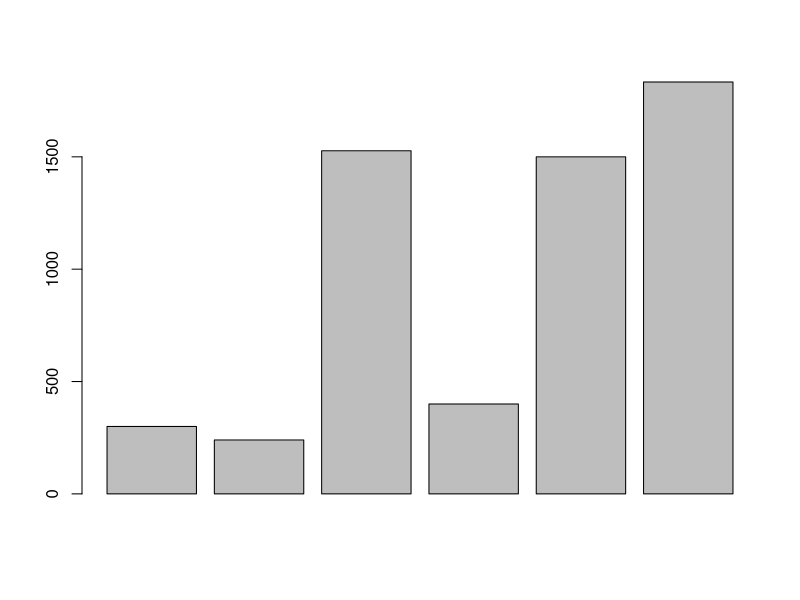
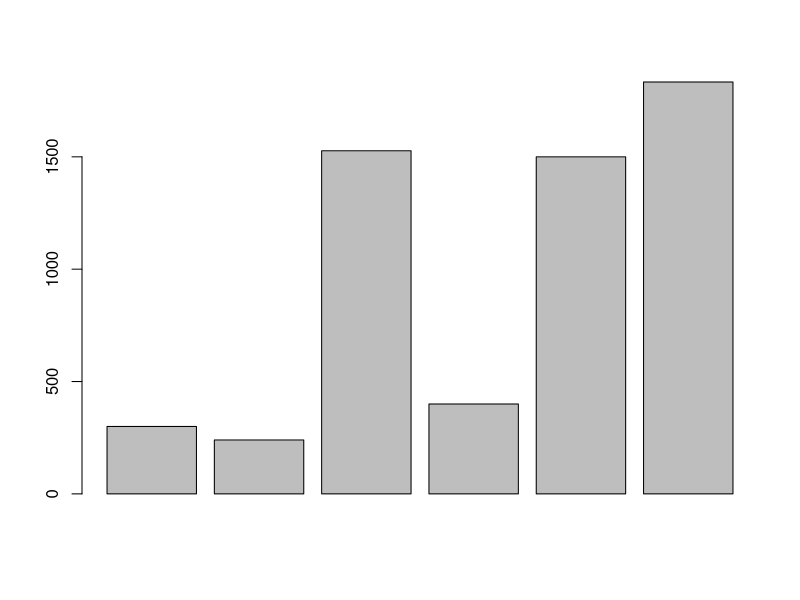
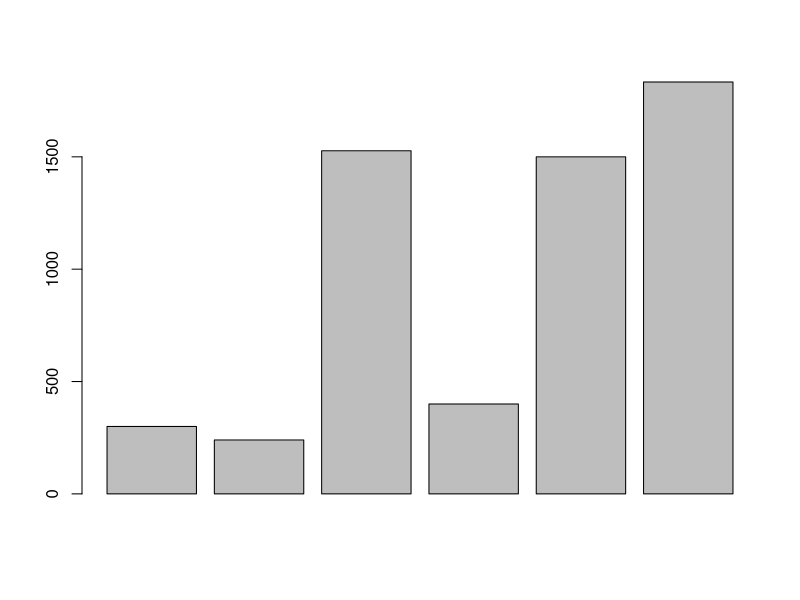
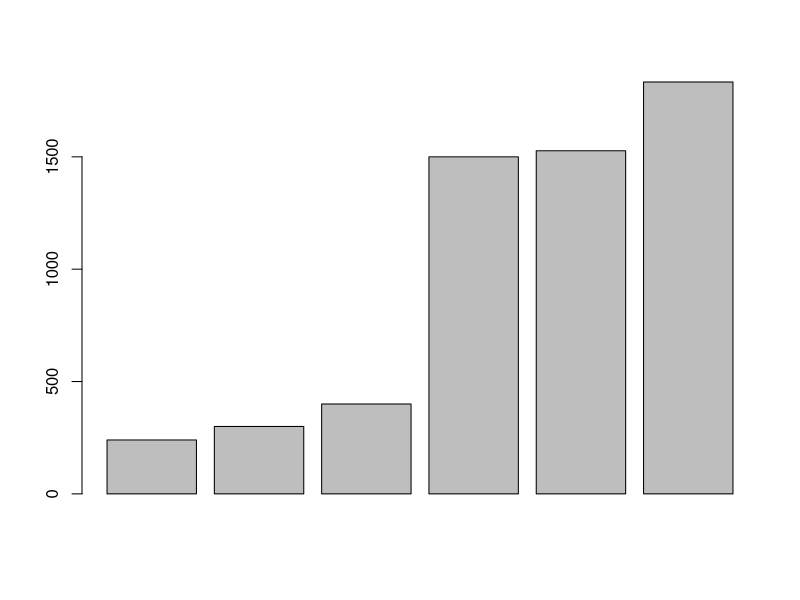
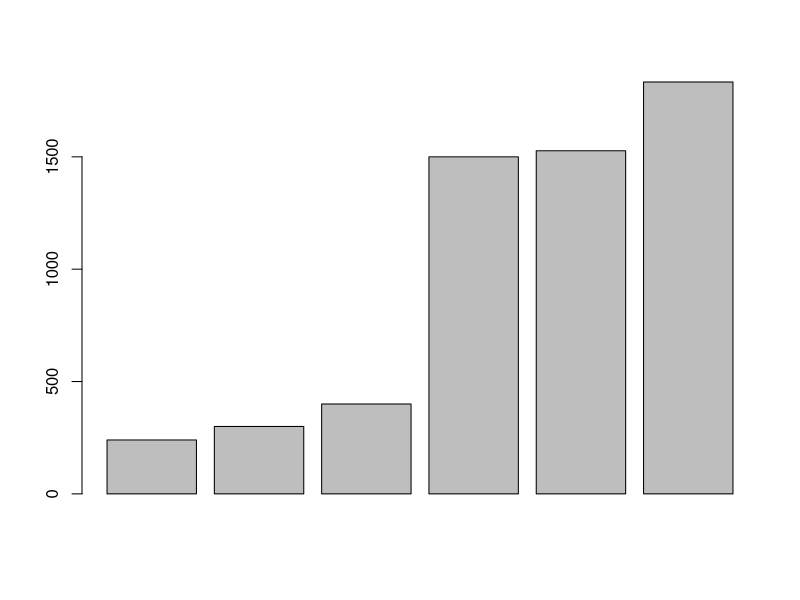
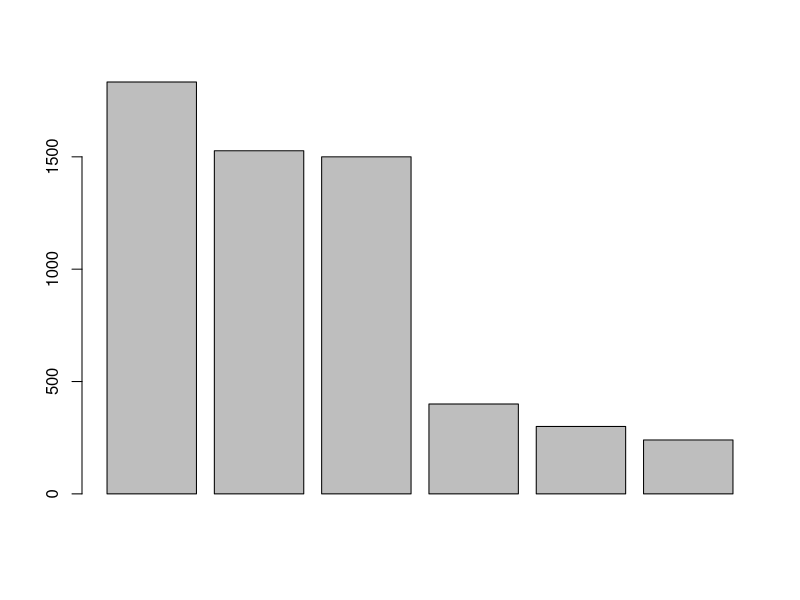
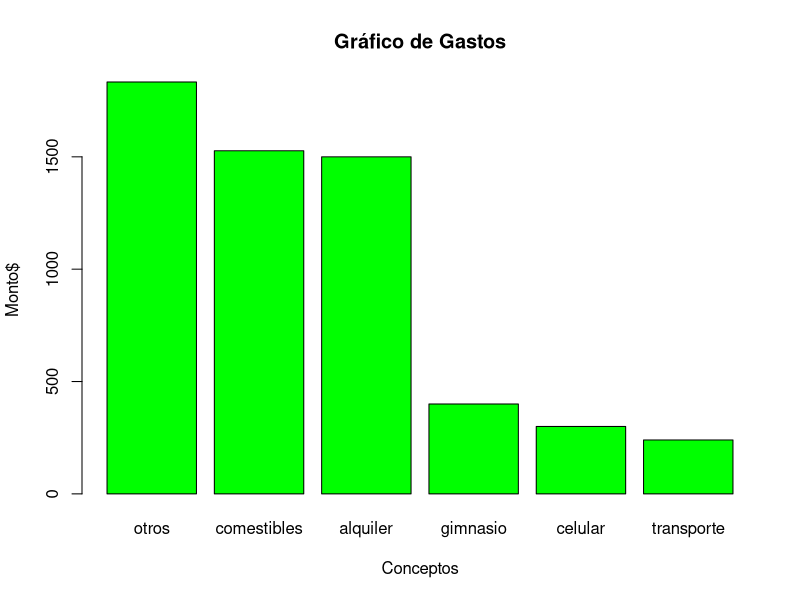
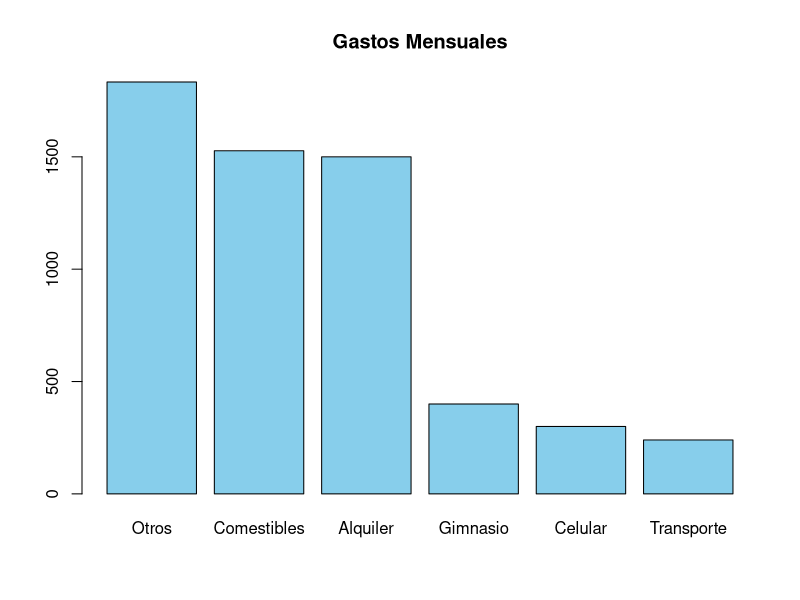

R code for these plots, in order:

# Script_Semana 2
# 14/8/2025
# Ramón Copado García
# Matrícula 1059439

#Parte 1 R y Rstudio
#Primer contacto con la consola de R .
#Comencemos a escribir cosas básicas en la consola, usando R como calculadora 
#científica. Por ejemplo, considere las facturas mensuales de una estudiante 
#universitaria de la MCF: teléfono celular $ 300, transporte $ 240, 
#comestibles $ 1527, gimnasio $ 400, alquiler $ 1500, otros $ 1833. 


#Puede usar R para encontrar los gastos totales de la estudiante:

# Gastos totales
300 + 240 + 1527 + 400 + 1500 + 1833

#A menudo, será más conveniente crear objetos o variables que almacenen uno o
#más valores. Para hacer esto, escriba el nombre de la variable, seguido del  
#operador de asignación <-, seguido del valor asignado. Por ejemplo, podrás  
#crear un objeto llamado celular para los gastos de facturación de telefonía 
#celular, después inspecciona el objeto creado.

celular <- 300
celular

#Todas las declaraciones de R en las que crea objetos, “asignaciones”, tienen 
#esta forma: objeto <- valor
#esto significa que asigna un valor a un objeto dado; puede leer la asignación  
#anterior como celular se le asigna el valor de "300”.
#Realiza más asignaciones para crear variables de transporte, comestibles,  
#gimnasio, alquiler y otros con sus montos correspondientes.

transporte <- 240
comestibles <- 1527
gimnasio <- 400
alquiler <- 1500
otros <- 1833

#Ahora que tiene todas las variables, cree un objeto total con la suma de los gastos:


#Gasto mensual
suma_mensual <- celular + transporte + comestibles + gimnasio + alquiler + otros

suma_mensual

#Suponiendo que la estudiante tiene los mismos gastos todos los meses, ¿cuánto 
#gastaría durante un semestre escolar? (suponga que el semestre implica cinco meses).

suma_mensual * 5

#Manteniendo la misma suposición sobre los gastos mensuales, ¿cuánto gastaría la 
#estudiante durante un año escolar? (suponga que el año académico es de 10 meses).

suma_mensual * 5 * 2
suma_mensual * 10

#Nombre de los objetos
#Hay ciertas reglas que debe seguir al crear objetos y variables. Los nombres de 
#los objetos no pueden comenzar con un dígito y no pueden contener otros caracteres 
#como una coma o un espacio.

#Los siguientes ejemplos son correctos para el nombre de los objetos.

#yo_uso_guion_bajo # Correcto
#otras.personas.usan.punto # Correcto
#OtrosUsanMayusculas # Correcto

#Los siguientes características en los nombres de los objetos no son aceptados 
#(asignaciones invalidas):

# no puede iniciar con un número:
 #Incorecto 5variable <- 5 

# no puede iniciar con guión bajo:
 #Incorecto _invalid <- 10

# no puede contener una coma:
 #Incorecto my,variable <- 3

# no puede contener espacios:
 #Incorecto my variable <- 1

# Es correcto pero muy largo:
 #this_is_a_really_long_name <- 3.5
 
#Funciones
# R tiene muchas funciones [Crawley, 2007, Field et al., 2012, R Core Team, 2016]. 
# Para usar una función debes escribir su nombre seguido de paréntesis. Dentro del
# paréntesis se establece una entrada. La mayoría de las funciones producirán 
#algún tipo de salida:
 
    # Valor absoluto (absolute value)
    abs(10)
    abs(-4)

     # Raíz cuadrada (square root)
    sqrt(9)

     # Logáritmo natural (natural logarithm)
    log(2)



#Este es un comentario
#este es otro comentario

2 * 9
4 + 5 # también se puede colocar comentario

#Detectar mayúsculas y minúsculas

celular <- 300
Celular <- -300
CELULAR <- 8000

celular+Celular
CELULAR-celular

# Documentación acerca de la función abs

help(abs)
?abs # Alternativamente

# Documentación acerca de la función mean

help(mean)
?mean # Alternativamente

# buscar absolute
help.search("absolute")
??absolute # Alternativamente

# Autoevaluación
#Toma los objetos creados de la estudiantes (i.e variables) transporte, 
#comestibles, gimnasio,alquiler y otros y escribamos dentro de la función de 
#combinación c() para crear un vector llamado gastos:

  gastos <- c(celular, transporte, comestibles, gimnasio, alquiler, otros)
gastos


#Ahora, use la función gráfica barplot() para producir un diagrama de barras de gastos:
barplot(gastos)

#Descubra cómo utilizar sort() para ordenar los elementos en la variable gastos, con el fin de
#organizar elementos en gastos en orden decreciente.
barplot(gastos)

sort(gastos)
barplot(gastos)
barplot(sort(gastos))
gastosordenados <- c(sort(gastos))

barplot(gastosordenados)

#Descubra cómo utilizar sort() y barplot() para producir un gráfico de barras con barras en
#orden decreciente
?sort
gastos_ordenados <- sort(gastos, decreasing = TRUE)
barplot(gastos_ordenados)

# Ejercicio yo solo graficar y ponerle nombres

nombres <- c("otros", "comestibles", "alquiler", "gimnasio", "celular", "transporte")

# Crear el gráfico de barras con nombres
barplot(gastos_ordenados, names.arg = nombres, col = "green", main = "Gráfico de Gastos", xlab = "Conceptos", ylab = "Monto$")

# Manera de hacerlo en clase
names(gastos_ordenados) <- c("Otros","Comestibles", "Alquiler", "Gimnasio", "Celular", "Transporte")
barplot(gastos_ordenados, main = "Gastos Mensuales", names.arg=names(gastos_ordenados), col="skyblue")

